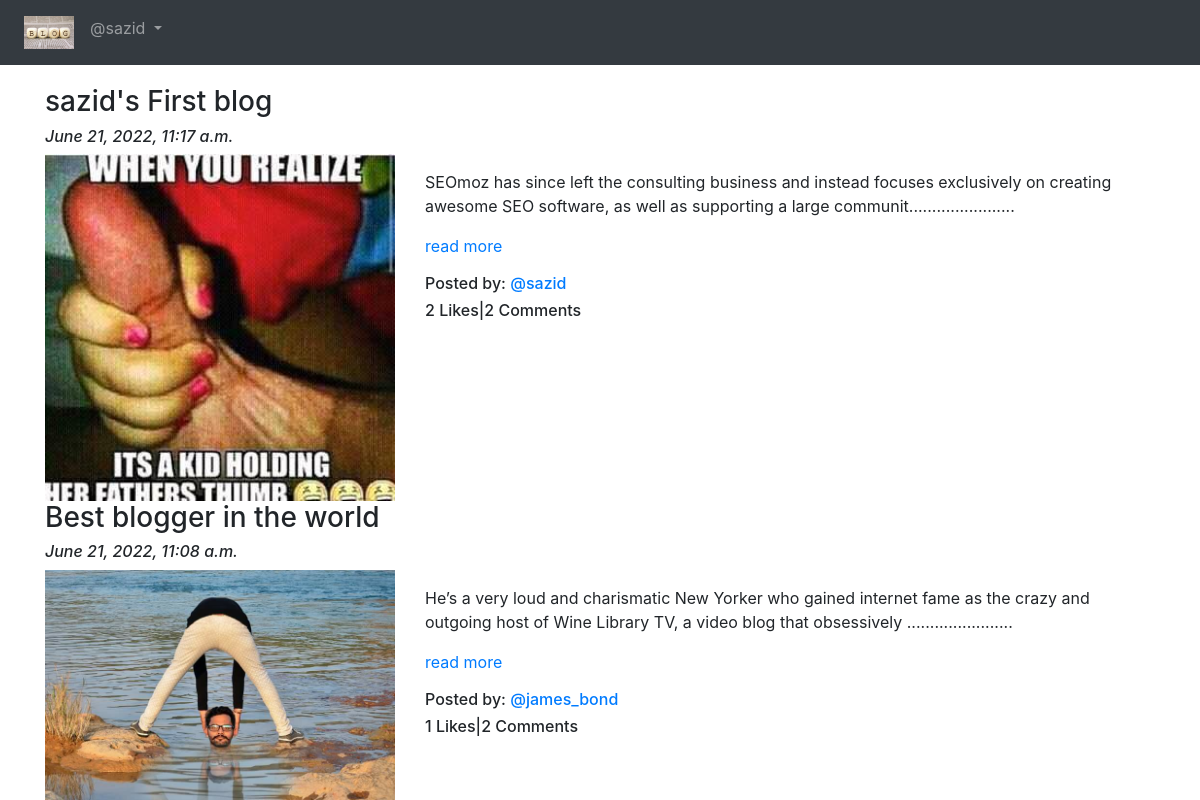
Page /blog/ (signed in) on the committed database.
### Blog_App/models.py (models this page shows, shortened)
class Blog(models.Model):
    author = models.ForeignKey(User,on_delete=models.CASCADE,related_name='post_author')
    blog_title = models.CharField(max_length=264,verbose_name='Put a Title')
    slug = models.SlugField(max_length=264,unique=True)
    blog_content = models.TextField(verbose_name=" What's on your mind ?")
    blog_image = models.ImageField(upload_to='blog_images',verbose_name="Image")
    publish_date = models.DateTimeField(auto_now_add=True)
    update_date = models.DateTimeField(auto_now=True)

### Blog_App/views.py (the view)
# urls.py: path('',views.BlogList.as_view(),name='Blog_List'),
class BlogList(ListView):
    context_object_name ='blogs'
    model = Blog
    template_name = 'Blog_App/Blog_List.html'
    queryset = Blog.objects.order_by('-publish_date')

### Blog_App/templatetags/custom_filters.py (called while the page is built)
def range_filter(value):
    return value[0:150]+ "......................."

### templates/Blog_App/Blog_List.html (shortened to what this page needs)
{% extends 'base.html' %}
{% load custom_filters %}
{% block body_block %}
{% for blog in blogs %}
<h3>{{ blog.blog_title }}</h3>
<h6><i>{{ blog.publish_date }}</i></h6>
<div class="row">
  <div class="col-sm-4">
      <img src="/media/{{blog.blog_image}}" alt="{{blog.blog_title}}" title="{{blog.blog_title}}" width="100%">
  </div>
  <div class="col-sm-8">
    <p>{{blog.blog_content|range_filter|linebreaks}} <a href="{% url 'Blog_App:Blog_Details' slug=blog.slug %}">read more</a> </p>
    <h6>Posted by: <a href="#">@{{blog.author}}</a> </h6>
    <h6>{{ blog.liked_blog.count }} Likes|{{ blog.blog_comment.count }} Comments</h6>
  </div>
</div>
{% endfor %}
{% endblock %}

### templates/base.html (shortened to what this page needs)
<!DOCTYPE html>
<html lang="en" dir="ltr">
  <head>
    <link rel="stylesheet" href="https://maxcdn.bootstrapcdn.com/bootstrap/4.4.1/css/bootstrap.min.css">
    <link href="https://maxcdn.bootstrapcdn.com/font-awesome/4.7.0/css/font-awesome.min.css" rel="stylesheet">
  </head>
  <body>
    <nav class="navbar navbar-expand-sm bg-dark navbar-dark">
      <ul class="navbar-nav">
        <li class="nav-item active">
          <a class="nav-link" href="{% url 'index' %}"><img src="/media/blog.jpg" width="50px" alt="website logo"></a>
        </li>
        {% if user.is_authenticated  %}
        <div class="nav-item dropdown">
          <a class="nav-link dropdown-toggle" id="navbardrop" data-toggle="dropdown" href="#">
            @{{ user.username }}
          </a>
        </div>
        {% endif %}
      </ul>
    </nav>
    <div class="container" style="padding-top:20px">
      {% block body_block %}
      {% endblock %}
    </div>
  </body>
</html>

### rows in the picture
Blog: blog_title "sazid's First blog", publish_date "June 21, 2022, 11:17 a.m.", blog_image (picture), blog_content|range_filter "SEOmoz has since left the consulting business and instead focuses exclusively on creating awesome SEO software, as well as supporting a large communit.......................", author "sazid", liked_blog.count "2", blog_comment.count "2"
Blog: blog_title "Best blogger in the world", publish_date "June 21, 2022, 11:08 a.m.", blog_image (picture), blog_content|range_filter "He’s a very loud and charismatic New Yorker who gained internet fame as the crazy and outgoing host of Wine Library TV, a video blog that obsessively .......................", author "james_bond", liked_blog.count "1", blog_comment.count "2"

### other values in the picture
{{ user.username }} "sazid"
